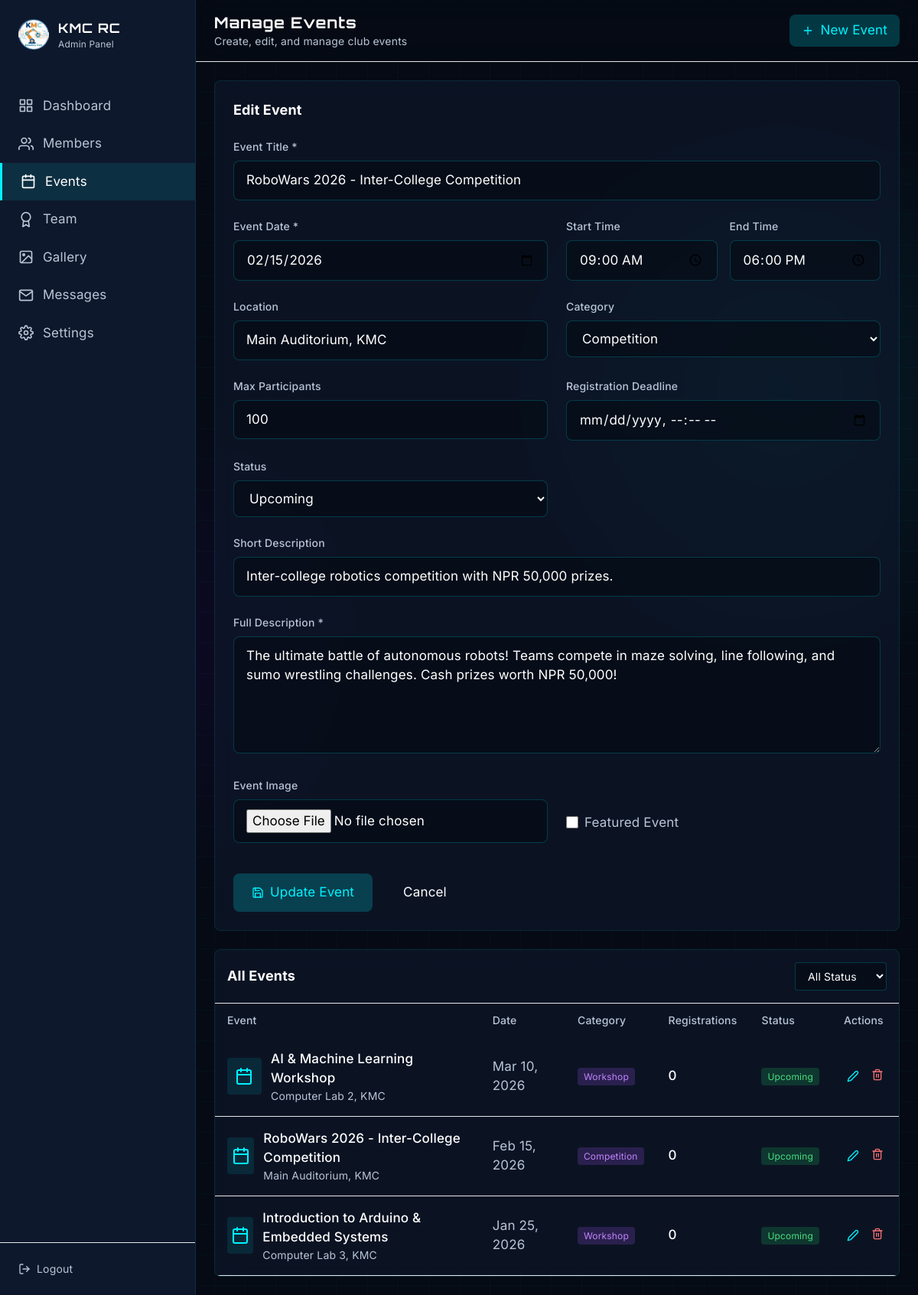
Screenshot of /admin/events.php?edit=2 (signed in) with the database file from the repository.
### tables this page shows
CREATE TABLE IF NOT EXISTS events (
    id INT AUTO_INCREMENT PRIMARY KEY,
    title VARCHAR(255) NOT NULL,
    slug VARCHAR(255) NOT NULL UNIQUE,
    description TEXT NOT NULL,
    short_description VARCHAR(500) DEFAULT NULL,
    event_date DATE NOT NULL,
    start_time TIME DEFAULT NULL,
    end_time TIME DEFAULT NULL,
    location VARCHAR(255) DEFAULT NULL,
    image_path VARCHAR(255) DEFAULT NULL,
    category ENUM('workshop', 'competition', 'seminar', 'hackathon', 'meetup', 'other') DEFAULT 'other',
    max_participants INT DEFAULT NULL,
    registration_deadline DATETIME DEFAULT NULL,
    is_featured TINYINT(1) DEFAULT 0,
    status ENUM('upcoming', 'ongoing', 'completed', 'cancelled') DEFAULT 'upcoming',
    created_by INT NOT NULL,
    created_at TIMESTAMP DEFAULT CURRENT_TIMESTAMP,
    updated_at TIMESTAMP DEFAULT CURRENT_TIMESTAMP ON UPDATE CURRENT_TIMESTAMP,
    FOREIGN KEY (created_by) REFERENCES users(id) ON DELETE CASCADE,
    INDEX idx_event_date (event_date),
    INDEX idx_category (category),
    INDEX idx_status (status),
    INDEX idx_slug (slug)
);

### admin/events.php (the view, shortened to what the rows shown need)
<?php
require_once __DIR__ . '/../includes/Database.php';
$db = Database::getInstance();
$page = max(1, (int)($_GET['page'] ?? 1));
$limit = 10;
$offset = ($page - 1) * $limit;
$where = '1=1';
$params = [];
$events = $db->fetchAll(
    "SELECT e.*, u.name as created_by_name,
            (SELECT COUNT(*) FROM event_registrations WHERE event_id = e.id) as registration_count
     FROM events e
     LEFT JOIN users u ON e.created_by = u.id
     WHERE {$where}
     ORDER BY e.event_date DESC
     LIMIT {$limit} OFFSET {$offset}",
    $params
);
$editEvent = null;
if (isset($_GET['edit'])) {
    $editEvent = $db->fetchOne("SELECT * FROM events WHERE id = :id", ['id' => $_GET['edit']]);
}
$showForm = isset($_GET['action']) && $_GET['action'] === 'create' || $editEvent;
?>
<!DOCTYPE html>
<html lang="en" class="scroll-smooth">
<head>
    <script src="https://cdn.tailwindcss.com"></script>
    <link rel="stylesheet" href="../css/styles.css">
    <link rel="stylesheet" href="../css/club-styles.css">
</head>
<body class="antialiased min-h-screen flex bg-dark-navy">
    <main class="flex-1 lg:ml-64">
        <header class="bg-dark-navy/80 backdrop-blur-lg border-b border-slate-800 px-6 py-4 sticky top-0 z-40">
            <div class="flex items-center justify-between">
                <div>
                    <h1 class="text-xl font-bold text-white font-orbitron">Manage Events</h1>
                </div>
            </div>
        </header>
        <div class="p-6">
            <?php if ($showForm): ?>
            <div class="stat-card-admin rounded-lg p-6 mb-6">
                <h2 class="text-lg font-bold text-white mb-6"><?= $editEvent ? 'Edit Event' : 'Create New Event' ?></h2>
                <form method="POST" enctype="multipart/form-data" class="space-y-6">
                    <div class="grid grid-cols-1 md:grid-cols-2 gap-6">
                        <div class="md:col-span-2">
                            <label class="block text-sm font-medium text-slate-300 mb-2">Event Title *</label>
                            <input type="text" name="title" required class="form-input w-full px-4 py-3 rounded-lg text-white"
                                   value="<?= htmlspecialchars($editEvent['title'] ?? '') ?>">
                        </div>
                        <div>
                            <label class="block text-sm font-medium text-slate-300 mb-2">Event Date *</label>
                            <input type="date" name="event_date" required class="form-input w-full px-4 py-3 rounded-lg text-white"
                                   value="<?= $editEvent['event_date'] ?? '' ?>">
                        </div>
                        <div class="grid grid-cols-2 gap-4">
                            <div>
                                <label class="block text-sm font-medium text-slate-300 mb-2">Start Time</label>
                                <input type="time" name="start_time" class="form-input w-full px-4 py-3 rounded-lg text-white"
                                       value="<?= $editEvent['start_time'] ?? '' ?>">
                            </div>
                            <div>
                                <label class="block text-sm font-medium text-slate-300 mb-2">End Time</label>
                                <input type="time" name="end_time" class="form-input w-full px-4 py-3 rounded-lg text-white"
                                       value="<?= $editEvent['end_time'] ?? '' ?>">
                            </div>
                        </div>
                        <div>
                            <label class="block text-sm font-medium text-slate-300 mb-2">Location</label>
                            <input type="text" name="location" class="form-input w-full px-4 py-3 rounded-lg text-white"
                                   value="<?= htmlspecialchars($editEvent['location'] ?? '') ?>">
                        </div>
                        <div>
                            <label class="block text-sm font-medium text-slate-300 mb-2">Category</label>
                            <select name="category" class="form-input w-full px-4 py-3 rounded-lg text-white">
                                <option value="competition" <?= ($editEvent['category'] ?? '') === 'competition' ? 'selected' : '' ?>>Competition</option>
                            </select>
                        </div>
                        <div>
                            <label class="block text-sm font-medium text-slate-300 mb-2">Max Participants</label>
                            <input type="number" name="max_participants" class="form-input w-full px-4 py-3 rounded-lg text-white"
                                   value="<?= $editEvent['max_participants'] ?? '' ?>">
                        </div>
                        <div>
                            <label class="block text-sm font-medium text-slate-300 mb-2">Registration Deadline</label>
                            <input type="datetime-local" name="registration_deadline" class="form-input w-full px-4 py-3 rounded-lg text-white"
                                   value="<?= $editEvent['registration_deadline'] ? date('Y-m-d\TH:i', strtotime($editEvent['registration_deadline'])) : '' ?>">
                        </div>
                        <div>
                            <label class="block text-sm font-medium text-slate-300 mb-2">Status</label>
                            <select name="status" class="form-input w-full px-4 py-3 rounded-lg text-white">
                                <option value="upcoming" <?= ($editEvent['status'] ?? '') === 'upcoming' ? 'selected' : '' ?>>Upcoming</option>
                            </select>
                        </div>
                        <div class="md:col-span-2">
                            <label class="block text-sm font-medium text-slate-300 mb-2">Short Description</label>
                            <input type="text" name="short_description" maxlength="500" class="form-input w-full px-4 py-3 rounded-lg text-white"
                                   value="<?= htmlspecialchars($editEvent['short_description'] ?? '') ?>">
                        </div>
                        <div class="md:col-span-2">
                            <label class="block text-sm font-medium text-slate-300 mb-2">Full Description *</label>
                            <textarea name="description" rows="5" required class="form-input w-full px-4 py-3 rounded-lg text-white"><?= htmlspecialchars($editEvent['description'] ?? '') ?></textarea>
                        </div>
                        <div>
                            <label class="block text-sm font-medium text-slate-300 mb-2">Event Image</label>
                            <input type="file" name="image" accept="image/*" class="form-input w-full px-4 py-3 rounded-lg text-white">
                        </div>
                        <div class="flex items-center gap-4 pt-8">
                            <label class="flex items-center gap-2 cursor-pointer">
                                <input type="checkbox" name="is_featured" class="w-4 h-4 rounded" <?= ($editEvent['is_featured'] ?? 0) ? 'checked' : '' ?>>
                                <span class="text-slate-300">Featured Event</span>
                            </label>
                        </div>
                    </div>
                    <div class="flex gap-4 pt-4">
                        <button type="submit" class="bg-accent/20 text-accent px-6 py-3 rounded-lg hover:bg-accent/30 transition flex items-center gap-2">
                            <i data-feather="save" class="w-4 h-4"></i>
                            <?= $editEvent ? 'Update Event' : 'Create Event' ?>
                        </button>
                        <a href="events.php" class="bg-slate-700 text-white px-6 py-3 rounded-lg hover:bg-slate-600 transition">Cancel</a>
                    </div>
                </form>
            </div>
            <?php endif; ?>
            <div class="stat-card-admin rounded-lg overflow-hidden">
                <div class="p-4 border-b border-slate-800 flex items-center justify-between">
                    <h2 class="text-lg font-bold text-white">All Events</h2>
                </div>
                <div class="overflow-x-auto">
                    <table class="w-full">
                        <thead class="bg-slate-800/50">
                            <tr>
                                <th class="text-left text-slate-400 text-sm font-medium px-4 py-3">Event</th>
                                <th class="text-left text-slate-400 text-sm font-medium px-4 py-3">Date</th>
                                <th class="text-left text-slate-400 text-sm font-medium px-4 py-3">Category</th>
                                <th class="text-left text-slate-400 text-sm font-medium px-4 py-3">Registrations</th>
                                <th class="text-left text-slate-400 text-sm font-medium px-4 py-3">Status</th>
                                <th class="text-left text-slate-400 text-sm font-medium px-4 py-3">Actions</th>
                            </tr>
                        </thead>
                        <tbody>
                            <?php foreach ($events as $event): ?>
                            <tr class="border-b border-slate-800 hover:bg-slate-800/30">
                                <td class="px-4 py-4">
                                    <div class="flex items-center gap-3">
                                        <?php if ($event['image_path']): ?>
                                        <img src="../uploads/events/<?= htmlspecialchars($event['image_path']) ?>" alt="" class="w-12 h-12 rounded object-cover">
                                        <?php else: ?>
                                        <div class="w-12 h-12 rounded bg-accent/10 flex items-center justify-center">
                                            <i data-feather="calendar" class="w-6 h-6 text-accent"></i>
                                        </div>
                                        <?php endif; ?>
                                        <div>
                                            <div class="text-white font-medium"><?= htmlspecialchars($event['title']) ?></div>
                                            <div class="text-slate-400 text-sm"><?= htmlspecialchars($event['location'] ?: 'No location') ?></div>
                                        </div>
                                    </div>
                                </td>
                                <td class="px-4 py-4 text-slate-300"><?= date('M d, Y', strtotime($event['event_date'])) ?></td>
                                <td class="px-4 py-4">
                                    <span class="px-2 py-1 rounded text-xs bg-purple-500/20 text-purple-400"><?= ucfirst($event['category']) ?></span>
                                </td>
                                <td class="px-4 py-4 text-white font-medium"><?= $event['registration_count'] ?></td>
                                <td class="px-4 py-4">
                                    <span class="px-2 py-1 rounded text-xs <?php
                                        echo match($event['status']) {
                                            'upcoming' => 'bg-green-500/20 text-green-400',
                                            'ongoing' => 'bg-blue-500/20 text-blue-400',
                                            'completed' => 'bg-slate-500/20 text-slate-400',
                                            'cancelled' => 'bg-red-500/20 text-red-400',
                                            default => 'bg-slate-500/20 text-slate-400'
                                        };
                                    ?>"><?= ucfirst($event['status']) ?></span>
                                </td>
                                <td class="px-4 py-4">
                                    <div class="flex items-center gap-2">
                                        <a href="?edit=<?= $event['id'] ?>" class="text-accent hover:text-accent/80 p-1" title="Edit">
                                            <i data-feather="edit-2" class="w-4 h-4"></i>
                                        </a>
                                        <form method="POST" class="inline" onsubmit="return confirm('Delete this event?')">
                                            <button type="submit" class="text-red-400 hover:text-red-300 p-1" title="Delete">
                                                <i data-feather="trash-2" class="w-4 h-4"></i>
                                            </button>
                                        </form>
                                    </div>
                                </td>
                            </tr>
                            <?php endforeach; ?>
                        </tbody>
                    </table>
                </div>
            </div>
        </div>
    </main>
</body>
</html>

### rows the page displays
events: title "RoboWars 2026 - Inter-College Competition", event_date "02/15/2026", start_time "09:00:00", end_time "18:00:00", location "Main Auditorium, KMC", category "Competition", max_participants "100", status "Upcoming", short_description "Inter-college robotics competition with NPR 50,000 prizes.", description "The ultimate battle of autonomous robots! Teams compete in maze solving, line following, and sumo wrestling challenges. Cash prizes worth NPR 50,000!", event_date "Feb 15, 2026", registration_count "0"
events: title "AI & Machine Learning Workshop", location "Computer Lab 2, KMC", event_date "Mar 10, 2026", category "Workshop", registration_count "0", status "Upcoming"
events: title "Introduction to Arduino & Embedded Systems", location "Computer Lab 3, KMC", event_date "Jan 25, 2026", category "Workshop", registration_count "0", status "Upcoming"
